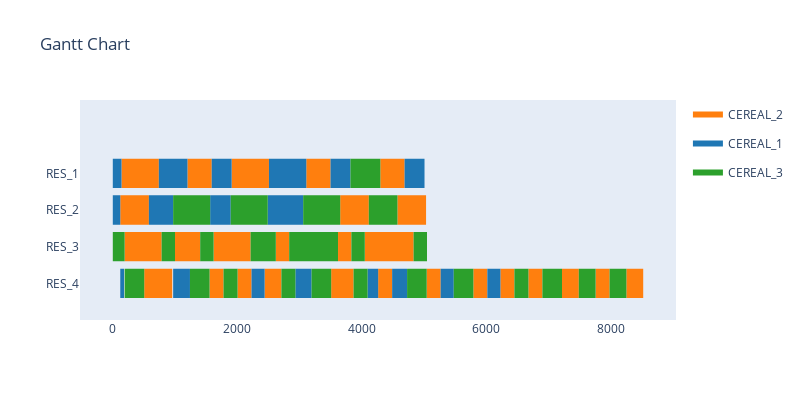

The notebook cell this image was saved under:
### Code cell
sim_automated.run(visualise=True, verbose=False, cleverInitialise=False)

### Figure 1 — Plotly figure (JSON) as saved in the notebook; plotly's stock layout.template omitted (floating-point values rounded to 4 significant figures; data arrays with more than 128 entries replaced by an {"elided": "..."} marker saying what was removed)
{"data": [{"fill": "toself", "fillcolor": "rgb(255, 127, 14)", "hoverinfo": "name", "legendgroup": "rgb(255, 127, 14)", "mode": "none", "name": "CEREAL_2", "showlegend": true, "type": "scatter", "x": {"elided": "239 int values"}, "y": {"elided": "239 float values"}}, {"fill": "toself", "fillcolor": "rgb(31, 119, 180)", "hoverinfo": "name", "legendgroup": "rgb(31, 119, 180)", "mode": "none", "name": "CEREAL_1", "showlegend": true, "type": "scatter", "x": {"elided": "149 int values"}, "y": {"elided": "149 float values"}}, {"fill": "toself", "fillcolor": "rgb(44, 160, 44)", "hoverinfo": "name", "legendgroup": "rgb(44, 160, 44)", "mode": "none", "name": "CEREAL_3", "showlegend": true, "type": "scatter", "x": {"elided": "159 int values"}, "y": {"elided": "159 float values"}}, {"legendgroup": "rgb(255, 127, 14)", "marker": {"color": "rgb(255, 127, 14)", "opacity": 0, "size": 1}, "mode": "markers", "name": "", "showlegend": false, "text": [null, null, null, null, null, null, null, null, null, null, null, null, null, null, null, null, null, null, null, null, null, null, null, null, null, null, null, null, null, null, null, null, null, null, null, null, null, null, null, null, null, null, null, null, null, null, null, null, null, null, null, null, null, null, null, null, null, null, null, null, null, null, null, null, null, null, null, null, null, null, null, null, null, null, null, null, null, null, null, null, null, null, null, null, null, null, null, null, null, null, null, null, null, null, null, null], "type": "scatter", "x": [120, 580, 140, 530, 190, 405, 405, 595, 505, 730, 530, 740, 595, 785, 730, 775, 775, 820, 820, 865, 865, 910, 910, 955, 1000, 1215, 1200, 1590, 1215, 1405, 1555, 1780, 1620, 1835, 1835, 2025, 1910, 2300, 2005, 2230, 2025, 2215, 2300, 2510, 2440, 2665, 2620, 2835, 2665, 2710, 3110, 3500, 3510, 3735, 3620, 3835, 3655, 4115, 3735, 3780, 3780, 3825, 3825, 3870, 4050, 4265, 4265, 4455, 4265, 4490, 4300, 4690, 4455, 4645, 4575, 5035, 4645, 4835, 5045, 5270, 5795, 6020, 6230, 6455, 6680, 6905, 7220, 7445, 7445, 7490, 7760, 7985, 8255, 8480, 8480, 8525], "y": [2, 2, 3, 3, 1, 1, 1, 1, 0, 0, 3, 3, 1, 1, 0, 0, 0, 0, 0, 0, 0, 0, 0, 0, 1, 1, 3, 3, 1, 1, 0, 0, 1, 1, 1, 1, 3, 3, 0, 0, 1, 1, 3, 3, 0, 0, 1, 1, 0, 0, 3, 3, 0, 0, 1, 1, 2, 2, 0, 0, 0, 0, 0, 0, 1, 1, 1, 1, 0, 0, 3, 3, 1, 1, 2, 2, 1, 1, 0, 0, 0, 0, 0, 0, 0, 0, 0, 0, 0, 0, 0, 0, 0, 0, 0, 0]}, {"legendgroup": "rgb(31, 119, 180)", "marker": {"color": "rgb(31, 119, 180)", "opacity": 0, "size": 1}, "mode": "markers", "name": "", "showlegend": false, "text": [null, null, null, null, null, null, null, null, null, null, null, null, null, null, null, null, null, null, null, null, null, null, null, null, null, null, null, null, null, null, null, null, null, null, null, null, null, null, null, null, null, null, null, null, null, null, null, null, null, null, null, null, null, null, null, null, null, null, null, null], "type": "scatter", "x": [0, 140, 0, 120, 120, 150, 150, 180, 580, 970, 740, 1060, 970, 1180, 1060, 1200, 1180, 1210, 1210, 1240, 1565, 1895, 1590, 1910, 2230, 2440, 2490, 2820, 2510, 2830, 2820, 2940, 2830, 2970, 2935, 3105, 2940, 3060, 2970, 3110, 3105, 3135, 3135, 3165, 3165, 3195, 3500, 3820, 4095, 4265, 4490, 4700, 4690, 5010, 4700, 4730, 5270, 5480, 6020, 6230], "y": [3, 3, 2, 2, 0, 0, 0, 0, 2, 2, 3, 3, 0, 0, 3, 3, 0, 0, 0, 0, 2, 2, 3, 3, 0, 0, 2, 2, 3, 3, 2, 2, 3, 3, 0, 0, 2, 2, 3, 3, 0, 0, 0, 0, 0, 0, 3, 3, 0, 0, 0, 0, 3, 3, 0, 0, 0, 0, 0, 0]}, {"legendgroup": "rgb(44, 160, 44)", "marker": {"color": "rgb(44, 160, 44)", "opacity": 0, "size": 1}, "mode": "markers", "name": "", "showlegend": false, "text": [null, null, null, null, null, null, null, null, null, null, null, null, null, null, null, null, null, null, null, null, null, null, null, null, null, null, null, null, null, null, null, null, null, null, null, null, null, null, null, null, null, null, null, null, null, null, null, null, null, null, null, null, null, null, null, null, null, null, null, null, null, null, null, null], "type": "scatter", "x": [0, 190, 190, 505, 785, 1000, 970, 1565, 1240, 1555, 1405, 1620, 1780, 2005, 1895, 2490, 2215, 2430, 2430, 2620, 2710, 2935, 2835, 3050, 3050, 3240, 3060, 3655, 3195, 3510, 3240, 3430, 3430, 3620, 3820, 4300, 3835, 4050, 3870, 4095, 4115, 4575, 4730, 5045, 4835, 5050, 5480, 5795, 6455, 6680, 6905, 7130, 7130, 7175, 7175, 7220, 7490, 7715, 7715, 7760, 7985, 8210, 8210, 8255], "y": [1, 1, 0, 0, 1, 1, 2, 2, 0, 0, 1, 1, 0, 0, 2, 2, 1, 1, 1, 1, 0, 0, 1, 1, 1, 1, 2, 2, 0, 0, 1, 1, 1, 1, 3, 3, 1, 1, 0, 0, 2, 2, 0, 0, 1, 1, 0, 0, 0, 0, 0, 0, 0, 0, 0, 0, 0, 0, 0, 0, 0, 0, 0, 0]}], "layout": {"autosize": false, "height": 400, "hovermode": "closest", "showlegend": true, "title": {"text": "Gantt Chart"}, "width": 800, "xaxis": {"rangeselector": {"buttons": [{"count": 7, "label": "1w", "step": "day", "stepmode": "backward"}, {"count": 1, "label": "1m", "step": "month", "stepmode": "backward"}, {"count": 6, "label": "6m", "step": "month", "stepmode": "backward"}, {"count": 1, "label": "YTD", "step": "year", "stepmode": "todate"}, {"count": 1, "label": "1y", "step": "year", "stepmode": "backward"}, {"step": "all"}]}, "showgrid": false, "type": "linear", "zeroline": false}, "yaxis": {"autorange": false, "range": [-1, 5], "showgrid": false, "ticktext": ["RES_4", "RES_3", "RES_2", "RES_1"], "tickvals": [0, 1, 2, 3], "zeroline": false}}}
